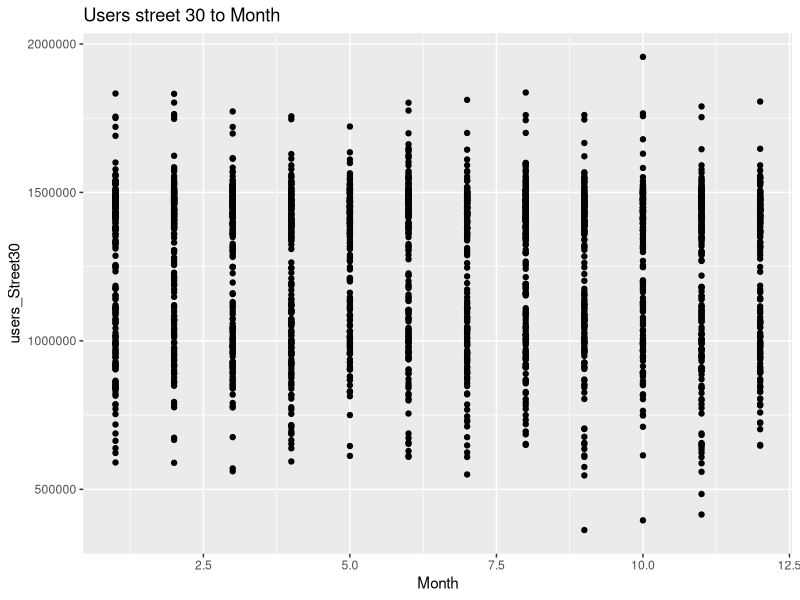
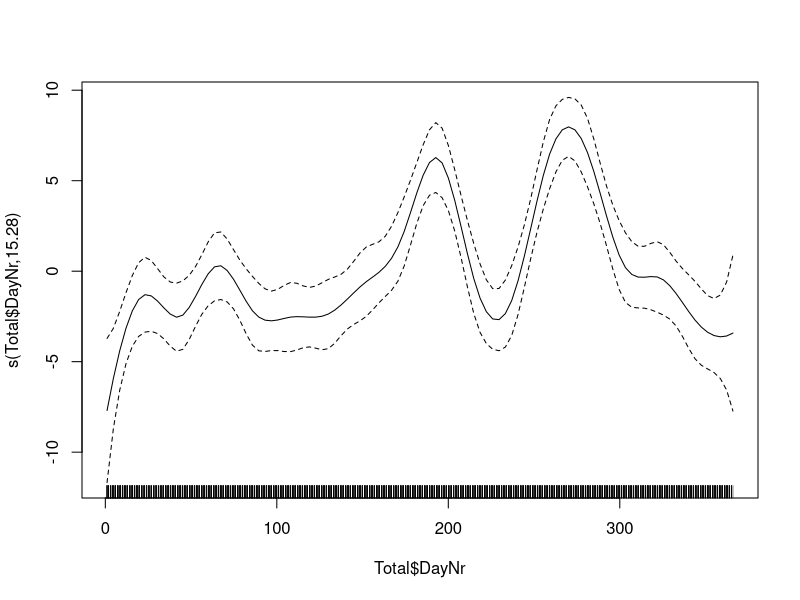
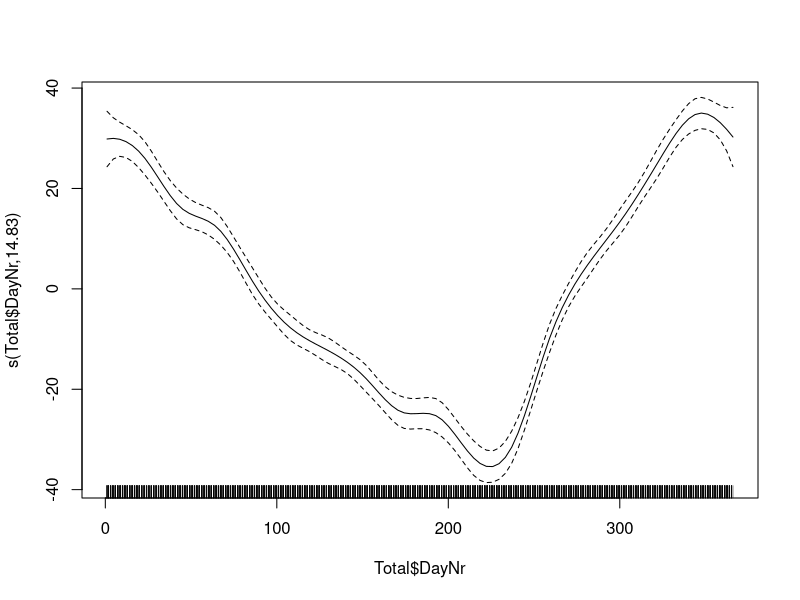
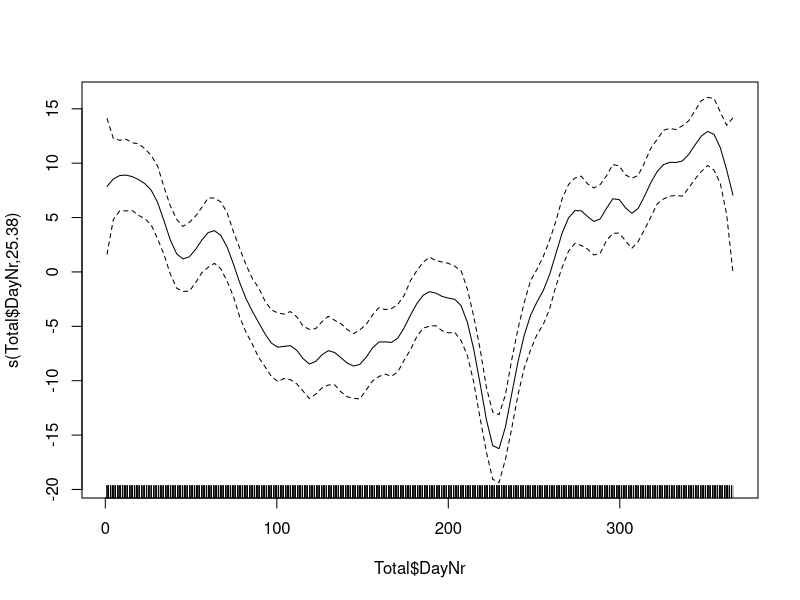
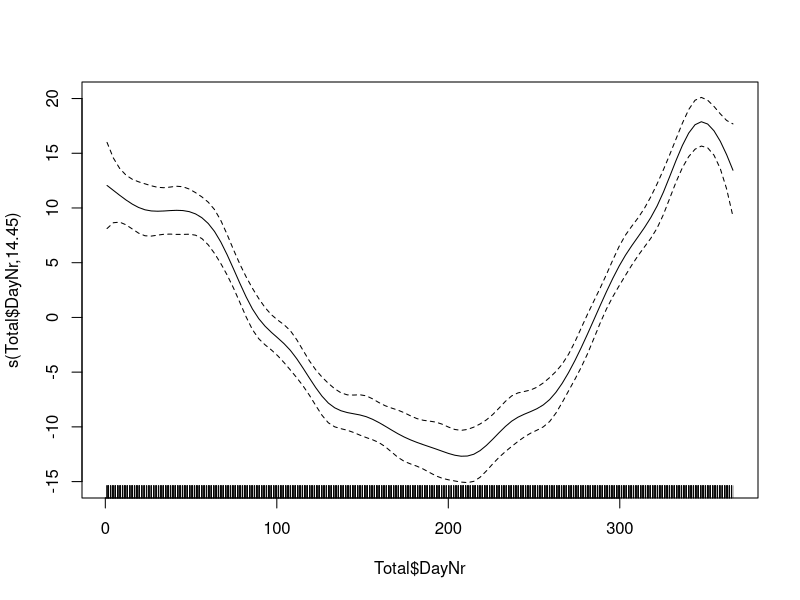
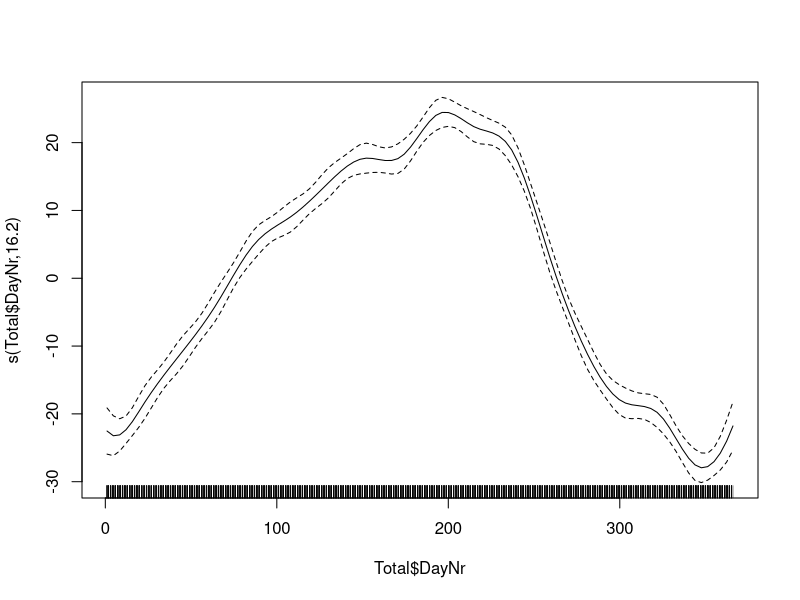
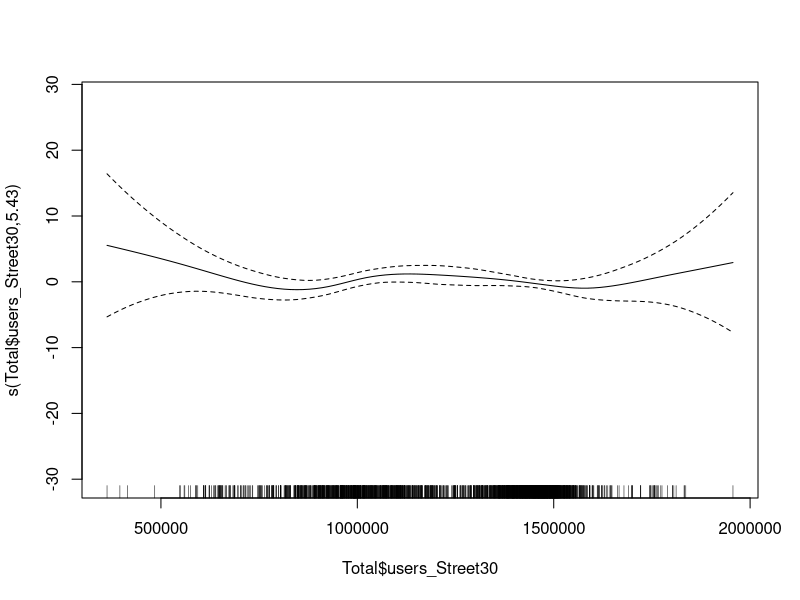
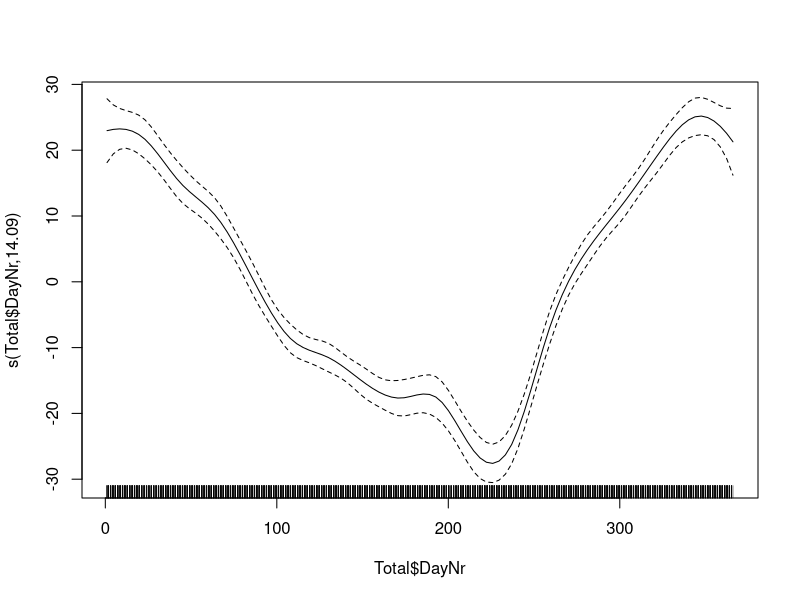

R code for these plots, in order:
rm(list=ls())


library(tidyverse)
library(writexl)
library("readxl")



Total <- read_excel("Cleaned_Total.xlsx")



#Make everything a number
 library(plyr)

Total$Daytype <- revalue(Total$Daytype,
                c("Weekday" = "0", "Weekend" = "1"))
Total$Daytype <- as.numeric(Total$Daytype)


Total$Season <- revalue(Total$Season,
               c("Winter" = "1", "Spring" = "2", "Summer"="3","Fall" = "4"))
Total$Season <- as.numeric(Total$Season)


Total$day <- NULL
Total$Date <- NULL



library(dplyr)
#Correlations table
cor <- cor(Total, use = "pairwise.complete.obs")


# Add T with delay
Total$T_max_d <- lag(Total$T_max, n=1L)
Total$T_min_d <- lag(Total$T_min, n=1L)
Total$Avg_T_d <- lag(Total$Avg_T, n=1L)

# Add polutans with delay
Total$SO2_d <- lag(Total$SO2, n=1L)
Total$CO_d <- lag(Total$CO, n=1L)
Total$NO2_d <- lag(Total$NO2, n=1L)
Total$NO_d <- lag(Total$NO, n=1L)
Total$PM2.5_d<- lag(Total$PM2.5, n=1L)
Total$PM10_d <- lag(Total$PM10, n=1L)
Total$NOx_d <- lag(Total$NOx, n=1L)
Total$O3_d <- lag(Total$O3, n=1L)
Total$TOL_d <- lag(Total$TOL, n=1L)
Total$BEN_d <- lag(Total$BEN, n=1L)
Total$EBE_d <- lag(Total$EBE, n=1L)
Total$AQI_d <- lag(Total$AQI, n=1L)





#plot month to users m30
ggplot(data = Total) + 
  geom_point(mapping = aes(x=Month, y=users_Street30))+
  ggtitle("Users street 30 to Month")


# Make a model
library(mgcv)

# NO2 with NO per day 65,3 %
mod1 = gam(NO2~NO+s(Total$DayNr,k=20,bs="ps"), data=Total)
summary(mod1)
plot(mod1)

# NO2 with T_max per day 36,2%
mod2 = gam(NO2~T_max+s(Total$DayNr,k=20,bs="ps"), data=Total)
summary(mod2)
plot(mod2)

# NO2 with wind speed
mod3 = gam(NO2~Avg_vel+s(Total$DayNr, k=40, bs="ps"), data=Total)
summary(mod3)
plot(mod3)

# PM10 with T_max 30,8%,, this works for all the polutants between 30 and 40%
mod4 = gam(PM10~T_max+s(Total$DayNr,k=20,bs="ps"), data=Total)
summary(mod4)
plot(mod4)

# PM10 with T_max 66,9% but not significant? This is the same for alle the polutants in combination
# with all the traffic data..
mod5 = gam(O3~users_Street30+s(Total$DayNr,k=20,bs="ps"), data=Total)
summary(mod5)
plot(mod5)

# Predict NO2, 54,1 %, O3=70% 
mod6 = gam(NO2~Total$T_max+Total$T_max_d+Total$T_min+Total$T_min_d+Total$Avg_vel+Total$Streak_max+s(Total$users_Street30,k=20,bs="ps")+
             s(Total$DayNr,k=20,bs="ps"), data=Total)
summary(mod6)
plot(mod6)



























